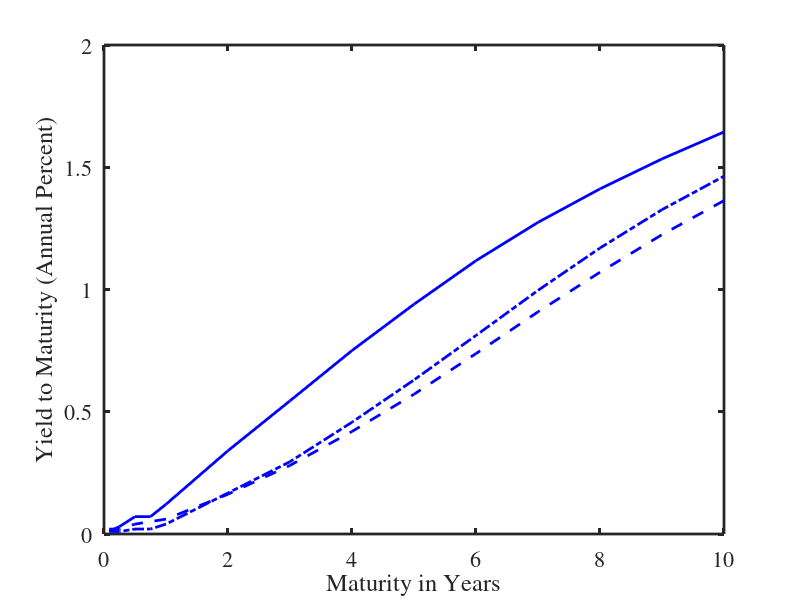

Write the MATLAB code that produced this figure.
%  Yield curve plots for intro slides 
%  Global Economy, Jan 2006 
%  Data:  zero rates from Datastream 
%  Written by:  Dave Backus 
format compact 

mats = [ [1 3 6 9]/12 1 2 3 4 5 6 7 8 9 10];
% euro rates 
y0 = [2.4472	2.5797	2.7031	2.7972	2.8744	3.0639	3.157	3.2279	3.2879	3.34	3.3948	3.4509	3.5032	3.5517];
y1 = [2.4802	2.5477	2.6686	2.7684	2.8423	3.0034	3.0874	3.1563	3.2184	3.277	3.3329	3.3923	3.4537	3.5114];
y6 = [2.1562	2.1708	2.1747	2.1895	2.2161	2.3688	2.527	2.6909	2.8451	2.9876	3.1223	3.2472	3.3595	3.4598];
y12 = [2.1583	2.1916	2.2292	2.2816	2.3405	2.578	2.7828	2.9569	3.1136	3.2588	3.3942	3.5174	3.6269	3.7219];
% dollar rates, 1/20/06 
y0 = [4.6589	4.736	4.8329	4.8655	4.8768	4.8508	4.8188	4.8304	4.8529	4.8699	4.8929	4.9103	4.9279	4.9524];
y1 = [4.4791	4.6205	4.7703	4.8447	4.8768	4.9284	4.9335	4.9606	4.9825	5.0048	5.0155	5.0329	5.0569	5.0813];
y6 = [3.5021	3.6998	3.9514	4.055	4.1159	4.3235	4.3962	4.4598	4.5192	4.5684	4.6128	4.6524	4.6928	4.7343];
y12 = [2.554	2.7347	2.9414	3.1146	3.2647	3.6219	3.836	4.0053	4.1535	4.2857	4.4028	4.5131	4.6178	4.7099];
% yen rates, 1/20/06 
y0 = [0.0106	0.0304	0.07102	0.071	0.1216	0.3407	0.5448	0.7504	0.9397	1.118	1.2746	1.4116	1.5341	1.6444];
y1 = [0.0103	0.0406	0.06079	0.0709	0.1216	0.3457	0.5549	0.7656	0.9705	1.1594	1.3294	1.4693	1.5893	1.6941];
y6 = [0.02	0.0202	0.04046	0.0507	0.0608	0.1627	0.2806	0.4193	0.5716	0.7379	0.9086	1.0707	1.2243	1.3636];
y12 = [0.0106	0.01	0.02026	0.0203	0.0405	0.1677	0.2957	0.4572	0.6301	0.8122	0.9964	1.1697	1.3265	1.4635];

FontSize=16;
FontName='Times' %'Helvetica'  % or 'Times' 
LineWidth=2
h = figure(1)
clf 
plot(mats,y0,'LineWidth',LineWidth,'Color','b','LineStyle','-')
hold on 
plot(mats,y6,'LineWidth',LineWidth,'Color','b','LineStyle','--')
plot(mats,y12,'LineWidth',LineWidth,'Color','b','LineStyle','-.')
ylabel('Yield to Maturity (Annual Percent)','FontSize',FontSize,'FontName',FontName)
xlabel('Maturity in Years','FontSize',FontSize,'FontName',FontName)
set(gca,'LineWidth',LineWidth,'FontSize',FontSize,'FontName',FontName)

%print -depsc slides_intro_usdr.eps
print -depsc slides_intro_jpyr.eps
%print -depsc slides_intro_eurr.eps

return








